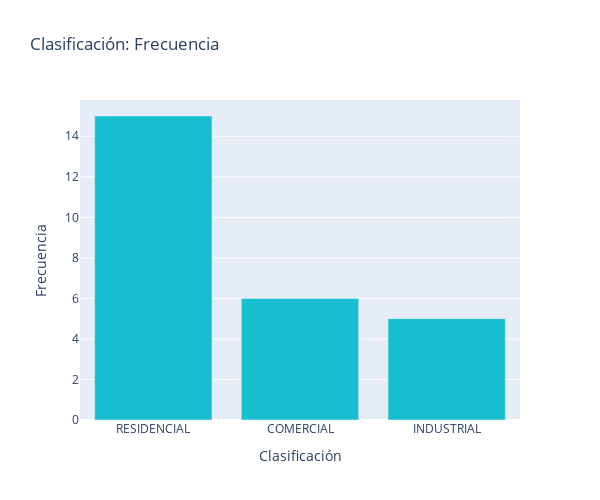

This figure's notebook cell:
### Markdown cell above
La variable ***Clasificacion*** tiene 3 niveles o categorías, siendo la categoría **Residencial** la más frecuente; se tiene en total 15 registros de esta categoría, representando un 57,6% del total de registros

### Code cell
fig=px.bar(datos['CLASIFICACION'].value_counts().sort_index(),
           x=datos['CLASIFICACION'].value_counts().index,
           y=datos['CLASIFICACION'].value_counts().values,
           labels={'x':'Clasificación', 'y':'Frecuencia'},
           title='Clasificación: Frecuencia',
           color_discrete_sequence=['#17becf']).update_layout(xaxis_title='Clasificación',
                                            yaxis_title='Frecuencia',
                                            xaxis=dict(categoryorder='total descending'),
                                            height=500, width=600).show()

### Figure 1 — Plotly figure (JSON) as saved in the notebook; plotly's stock layout.template omitted (floating-point values rounded to 4 significant figures)
{"data": [{"alignmentgroup": "True", "hovertemplate": "Clasificación=%{x}<br>Frecuencia=%{y}<extra></extra>", "legendgroup": "", "marker": {"color": "#17becf", "pattern": {"shape": ""}}, "name": "", "offsetgroup": "", "orientation": "v", "showlegend": false, "textposition": "auto", "type": "bar", "x": ["RESIDENCIAL", "COMERCIAL", "INDUSTRIAL"], "xaxis": "x", "y": [15, 6, 5], "yaxis": "y"}], "layout": {"barmode": "relative", "height": 500, "legend": {"tracegroupgap": 0}, "title": {"text": "Clasificación: Frecuencia"}, "width": 600, "xaxis": {"anchor": "y", "categoryorder": "total descending", "domain": [0, 1], "title": {"text": "Clasificación"}}, "yaxis": {"anchor": "x", "domain": [0, 1], "title": {"text": "Frecuencia"}}}}
